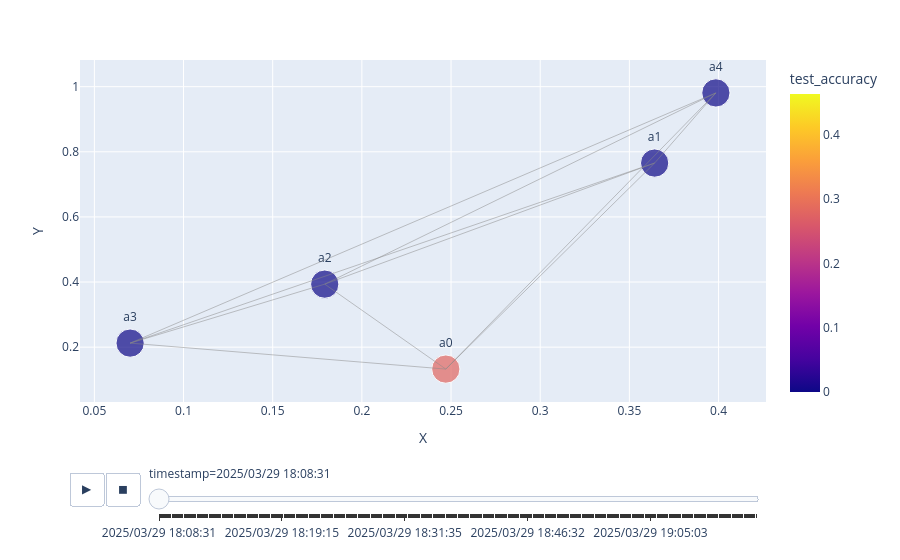

Notebook code for this chart:
### Code cell
import numpy as np
import plotly.graph_objects as go

import plotly.express as px
import pandas as pd
from itertools import groupby

import plotly.graph_objects as go
import pandas as pd
from pathlib import Path
import networkx as nx

FOLDER = Path("/home/slozgom/tfg/tfg_samuel/xperiments/experimentos_con_cnn")
experiments_list = list(FOLDER.iterdir())
PATH = experiments_list[8]

data = pd.read_csv(PATH / "raw/message.csv")
data.sender = data.sender.apply(lambda x: x.split("@")[0])
data.to = data.to.apply(lambda x: x.split("@")[0])
agents = sorted(data.sender.unique())
data = data[["sender", "to"]][(data.algorithm_round <= 100)]
cross = pd.crosstab(index=data.sender, columns=data.to)
G = nx.random_geometric_graph(len(agents), 0)
G = nx.relabel_nodes(G, {i: a for i, a in enumerate(agents)})
tuples = cross.stack().reset_index()
tuples = tuples[tuples[0] > 0]
tuples = list(tuples.itertuples(index=False))
G.add_weighted_edges_from(tuples)

# Edges
edges = pd.read_csv(
    "/home/slozgom/tfg/tfg_samuel/xperiments/experimentos_con_cnn/05_non_complete/raw/message.csv"
)
edges = edges[["sender", "to", "timestamp", "algorithm_round"]][
    edges.type == "SEND-LAYERS"
]
edges

# Nodes
nodes = pd.read_csv(
    "/home/slozgom/tfg/tfg_samuel/xperiments/experimentos_con_cnn/05_non_complete/raw/nn_inference.csv"
)
nodes = nodes[["agent", "timestamp", "test_accuracy"]]
nodes

nodes.timestamp = pd.to_datetime(nodes.timestamp)
nodes.timestamp = nodes.timestamp.dt.strftime("%Y/%m/%d %H:%M:%S")
nodes["agent_id"] = nodes.groupby(nodes.columns.tolist(), sort=False).ngroup() + 1
mux = pd.MultiIndex.from_product(
    [nodes["timestamp"].unique(), np.array(nodes.agent.unique())],
    names=["timestamp", "agent"],
)

nodes = nodes.set_index(["timestamp", "agent"]).reindex(mux).reset_index()
for agent in nodes.agent.unique():
    nodes[nodes.agent == agent] = nodes[nodes.agent == agent].fillna(method="ffill")
nodes = nodes.fillna(0)


node_x = []
node_y = []
for node in G.nodes():
    x, y = G.nodes[node]["pos"]
    node_x.append(x)
    node_y.append(y)


def set_value(row_number, assigned_value):
    return assigned_value[row_number]


np.random.seed(2)
# coords = np.random.rand(5, 2)
x_dictionary = {x: node_x[i] for i, x in enumerate(nodes.agent.unique())}
y_dictionary = {x: node_y[i] for i, x in enumerate(nodes.agent.unique())}

# Add a new column named 'Price'
nodes["X"] = nodes["agent"].apply(set_value, args=(x_dictionary,))
nodes["Y"] = nodes["agent"].apply(set_value, args=(y_dictionary,))
range_color = [float(nodes.test_accuracy.min()), float(nodes.test_accuracy.max())]
nodes["size"] = [10 for x in range(len(nodes))]
scatter_plot = px.scatter(
    nodes,
    x="X",
    y="Y",
    animation_frame="timestamp",
    text="agent",
    color="test_accuracy",
    size="size",
    hover_name="agent",
    range_color=range_color,
)
scatter_plot.update_traces(textposition="top center")
scatter_plot.layout.updatemenus[0].buttons[0].args[1]["frame"]["duration"] = 50

# EDGE TRACE
edge_x = []
edge_y = []
for edge in G.edges():
    x0, y0 = G.nodes[edge[0]]["pos"]
    x1, y1 = G.nodes[edge[1]]["pos"]
    edge_x.append(x0)
    edge_x.append(x1)
    edge_x.append(None)
    edge_y.append(y0)
    edge_y.append(y1)
    edge_y.append(None)

edge_trace = go.Scatter(
    x=edge_x,
    y=edge_y,
    line=dict(width=0.5, color="#888"),
    hoverinfo="none",
    mode="lines",
    showlegend=False,
)

scatter_plot.add_trace(edge_trace)

scatter_plot
